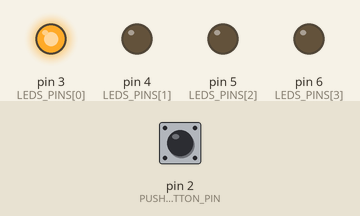
Simulated run of this sketch. Board: Arduino Uno, built with avr-gcc and run on an emulated ATmega328P. Parts: output pins drawn as LEDs (lit = HIGH). Inputs (shaded band) come from the test bench; at power-on: pin 2 (PUSH_BUTTON_PIN) LOW.

Above: at 1.25 s.
1.3 s: pin 2 (PUSH_BUTTON_PIN) pulled HIGH for 0.15 s
At 1.9 s:
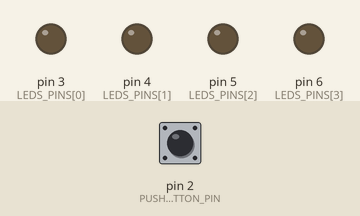
At 4.0 s:
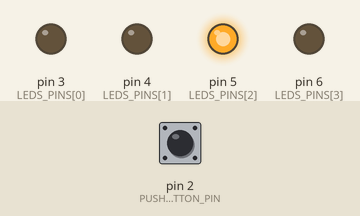
10.4 s: pin 2 (PUSH_BUTTON_PIN) pulled HIGH for 1 s
At 13.1 s:
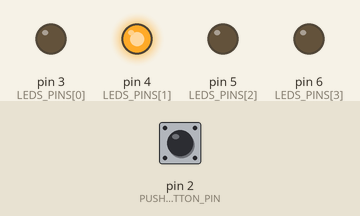
Timing chart, 0 to 19.4 s (numbered marks = the images above; inputs shaded):
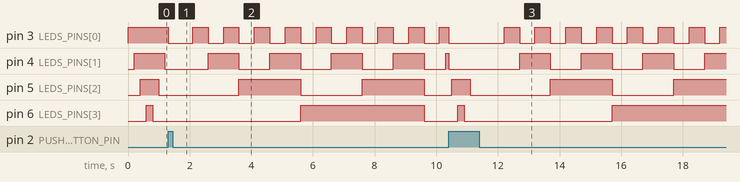

The sketch:

binaryCounter.ino
```cpp
/* Tarefa 3 - Introdução a engenharia de controle e automação
  Prof. Renato Ventura Bayan Henriques
  Contador binario com botão e com modo de standby com leds acendendo
  em ordem crescente e apagando em modo decrescente
  Grupo:
  Kelvin Schaun Brose
  Maria Clara da Silva Brandi Escobar
  Matheus Luís de Castro
  Vanessa da Fontoura
  Vitor Dal Bó Abella
*/
// especificando pinos
const int PUSH_BUTTON_PIN = 2;
const int LEDS_PINS[4] = {3, 4, 5, 6};
const int NUMBER_OF_LEDS = 4;
//variaveis de estado
int pin = 0;
//int buttonState = LOW;
bool isInStandby = true;
bool isInCrescent = true;

//inicializador de funçoes
void standByMode();
void powerOffLeds();
void binaryCounter();
void blink();
//variaveis vlateis da funcao binaryCounter
int count = 0;
int ledState = LOW;
int i = 0;
int resto;
int divisor;

volatile byte state = LOW;

//funcao para apagar os leds
void powerOffLeds()
{
  for (i = 0; i < NUMBER_OF_LEDS; i++) {
    digitalWrite(LEDS_PINS[i], LOW);
  }
  state = LOW;
  delay(500);
}
//função do contador binario
void binaryCounter()
{
  for ( count = 0; count < 16; count++)
  {
    for (i = 0; i < NUMBER_OF_LEDS; i++)
    { //for que atualiza todos os leds neste loop
      /* Aqui estamos fazendo i+1 left-shifts no número
        1, isto é, estamos elevando 2 na potência i+1. */
      divisor = 1 << (i + 1);
      resto = count % divisor;    //calcula o resto do numero do loop que estamos pelo divisor atual(em qual led estamos)
      ledState = resto / (1 << i);  //divide o resto pelo valor atribuido ao led. (0=LOW e 1=HIGH)
      digitalWrite(LEDS_PINS[i], ledState);//atualiza o led "i" com seu estado "ledState"
    }
    delay(500);
  }
  powerOffLeds();
}

//função do modo standby (nivel lógico baixo)
void standByMode() {

  for (int i = 0; i < NUMBER_OF_LEDS; i++) {
    digitalWrite(LEDS_PINS[i], HIGH);
    delay(200);           //delay para acender o proximo led
  }
  for (int i = NUMBER_OF_LEDS - 1; i >= 0; i--)
  {
    digitalWrite(LEDS_PINS[i], LOW);
    delay(200);
  }
}
void blink() {
  state = !state;
  for (volatile int i = 3; i >= 0; i--)
  {
    digitalWrite(LEDS_PINS[i], LOW);
  }
}

//inicializar variaveis e pinos
void setup() {
  pinMode(PUSH_BUTTON_PIN, INPUT);
  for (int i = 0; i < NUMBER_OF_LEDS; i++) {
    pinMode(LEDS_PINS[i], OUTPUT);
  }
  attachInterrupt(digitalPinToInterrupt(PUSH_BUTTON_PIN), blink, RISING);
}

//loop principal
void loop()
{
  if (!state) {
    standByMode();
  }
  else {
    binaryCounter();
  }
}
```

Measured:
- after the input at 1.3 s, pin 5 (LEDS_PINS[2]): alternates HIGH for 2.0 s and LOW for 2.0 s, starting after 2.3 s
- by itself, pin 3 (LEDS_PINS[0]): repeats every 1.0 s: HIGH 0.50 s, LOW 0.50 s
